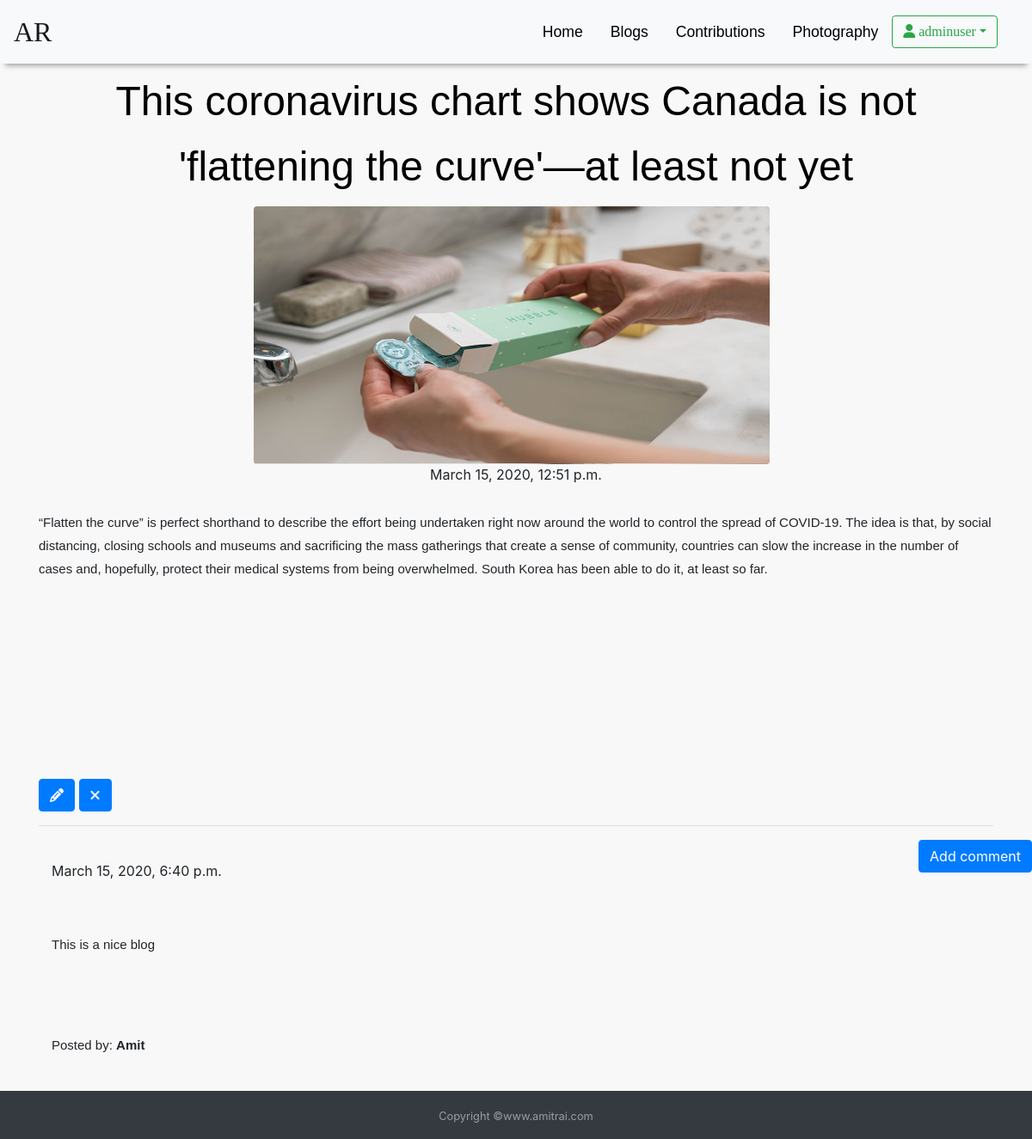
The app's page /post/1 (signed in) with its own data.
### blogsite/models.py (models this page shows, shortened)
class Post(models.Model):
    author = models.ForeignKey('auth.User',on_delete=models.CASCADE)
    title = models.CharField(max_length=200)
    text = models.TextField()
    created_date = models.DateTimeField(default=timezone.now)
    published_date = models.DateTimeField(blank=True, null=True)
    post_pic = models.ImageField(upload_to='post_pics',blank=True)

class Comment(models.Model):
    post = models.ForeignKey('blogsite.Post', related_name='comments',on_delete=models.CASCADE)
    author = models.CharField(max_length=200)
    text = models.TextField()
    created_date = models.DateTimeField(default=timezone.now)
    approved_comment = models.BooleanField(default=False)

### blogsite/views.py (the view)
# urls.py: path('post/<int:pk>', views.PostDetailView.as_view(), name='post_detail'),
class PostDetailView(DetailView):
    model = Post

### blogsite/templates/blogsite/post_detail.html (shortened to what this page needs)
{% extends 'blogsite/base.html' %}
{% block content %}
<div  class="container" style="margin-top:80px">
        <h1 class='posttitle loader'>{{ post.title }}</h1>
        <div style="margin-left: 250px">
        <img class="img-fluid rounded" src="{{post.post_pic.url}}" style="height: 300px;width: 600px">
        </div>
        {% if post.published_date %}
            <div class="date postdate">
                {{ post.published_date }}
            </div>
        {% else %}
            <a class="btn btn-outline-dark" href="{% url 'post_publish' pk=post.pk %}">Publish</a>
        {% endif %}
      <p class='postcontent' >{{ post.text|safe|linebreaksbr }}</p>
      {% if user.is_authenticated %}
          <a class="btn btn-primary" href="{% url 'post_edit' pk=post.pk %}"><span class="fa fa-pencil"></span></a>
          <a class="btn btn-primary" href="{% url 'post_remove' pk=post.pk %}"><span class="fa fa-remove"></span></a>
      {% endif %}
  <hr>
  <a class="btn btn-primary btn-comment" href="{% url 'add_comment_to_post' pk=post.pk %}">Add comment</a>
  <div class="container">
  {% for comment in post.comments.all %}
  <br>
      {% if user.is_authenticated or comment.approved_comment %}
              {{ comment.created_date }}
          <p>{{ comment.text|safe|linebreaks }}</p>
          <p>Posted by: <strong>{{ comment.author }}</strong></p>
      {% endif %}
  {% empty %}
      <p>No comments posted.</p>
  {% endfor %}
</div>
</div>
{% endblock %}

### blogsite/templates/blogsite/base.html (shortened to what this page needs)
<!DOCTYPE html>
{% load static %}
<html>
  <head>
    <link rel="stylesheet" href="https://stackpath.bootstrapcdn.com/bootstrap/4.1.3/css/bootstrap.min.css"
>
    <link rel="stylesheet" type="text/css" media="screen" href="{%static 'css/main.css' %}">
    <link href="https://maxcdn.bootstrapcdn.com/font-awesome/4.7.0/css/font-awesome.min.css" rel="stylesheet">
    <link rel="stylesheet" href="css/font-awesome.min.css">
    <link rel="stylesheet" href="//cdn.jsdelivr.net/medium-editor/latest/css/medium-editor.min.css" type="text/css" media="screen" charset="utf-8">
    <link rel="stylesheet" href="{% static 'css/blog.css' %}">
  </head>
  <body>
 <nav class="navbar fixed-top navbar-expand-sm navbar-light bg-light">
        <div class="navbar-nav align-items-center">
          <a class="navbar-brand bigbrand" style="font-family: Merriweather;" href="{% url 'post_list' %}">AR</a>
         </div>
        <ul class="nav align-items-center ml-auto">
        <li class="nav-item">
          <a class="nav-link"  href="{% url 'home' %}" active>Home</a>
        </li>
        <li class="nav-item">
          <a class="nav-link" href="{% url 'post_list' %}">Blogs</a>
        </li>
        <li class="nav-item">
          <a class="nav-link" href="#">Contributions</a>
        </li>
        <li class="nav-item">
          <a class="nav-link" href="https://www.flickr.com/photos/187839942@N07/albums">Photography</a>
        </li>
      </ul>
          {% if user.is_authenticated %}
            <div class="nav-item dropdown">
            <button class="btn btn-outline-success dropdown-toggle mr-4" type="button" data-toggle="dropdown"
            aria-haspopup="true" aria-expanded="false" style="font-family: Merriweather;"><span class="fa fa-user" aria-hidden="true">&nbsp;</span>{{ user.username }}</button>
          </div>
           {% endif %}
    </nav>
     {% block content %}
     {% endblock %}
  </body>
  <footer class="py-3 bg-dark text-white-50" style="margin-top: 10px">
    <div class="container text-center">
      <small>Copyright &copy;www.amitrai.com</small>
    </div>
  </footer>
</html>

### blogsite/static/css/main.css (style rules this page uses)
a { color:black; font-size: 1.1em; }
p { font-family: sans-serif; font-size:15px; line-height:27px; font-weight:400; padding-bottom:30px; margin:0px; }
h1, h2, h3, h4, h5, h6, .h1, .h2, .h3, .h4, .h5, .h6 { color:#000; }
h1 { font-family: 'Montserrat', sans-serif; font-size:33px; line-height:76px; font-weight:400; margin:0px; padding-bottom:8px; }

### blogsite/static/css/blog.css (style rules this page uses)
body { height: 100%; background: #f8f8f8; }
.navbar { -webkit-box-shadow: 0 8px 6px -6px #999; -moz-box-shadow: 0 8px 6px -6px #999; box-shadow: 0 8px 6px -6px #999; font-family: Arial; }
.postdate { text-align: center; }
.posttitle { font-family: 'Russo One', sans-serif; font-size: 3em; text-align: center; }
.postcontent { font-family: 'Montserrat'; font-size: 1.5em; }
.btn-comment { position: absolute; right: 0px; }
.bigbrand { font-size: 2em; }

### records on screen
Post: title "This coronavirus chart shows Canada is not 'flattening the curve'—at least not yet", post_pic (picture), published_date "March 15, 2020, 12:51 p.m.", text "“Flatten the curve” is perfect shorthand to describe the effort being undertaken right now around the world to control the spread of COVID-19. The idea is that, by social distancing, closing schools and museums and sacrificing the mass gatherings that create a sense of community, countries can slow the increase in the number of cases and, hopefully, protect their medical systems from being overwhelmed. South Korea has been able to do it, at least so far."
Comment: created_date "March 15, 2020, 6:40 p.m.", text "This is a nice blog", author "Amit"

### other values on screen
{{ user.username }} "adminuser"
